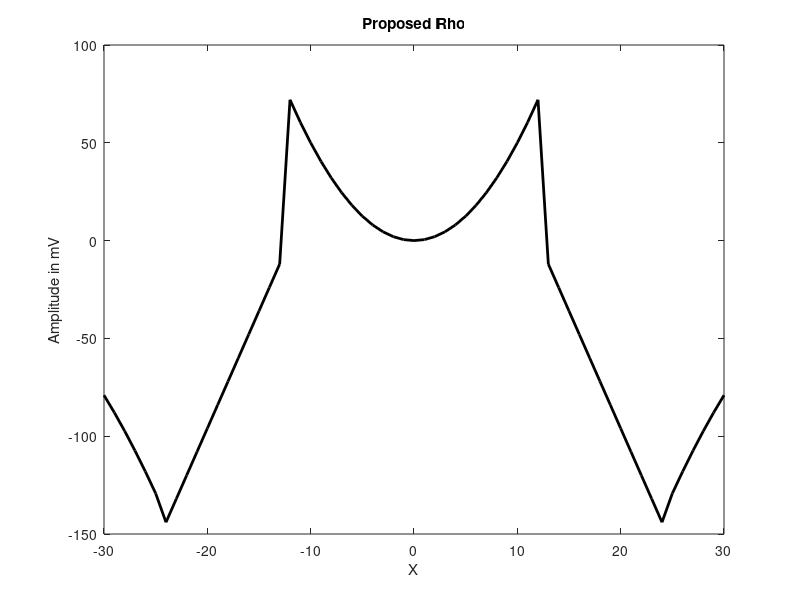
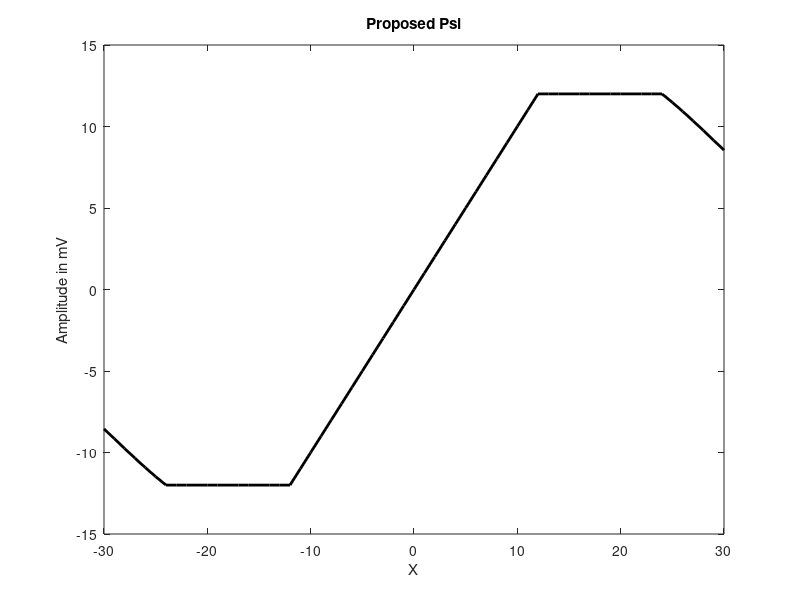
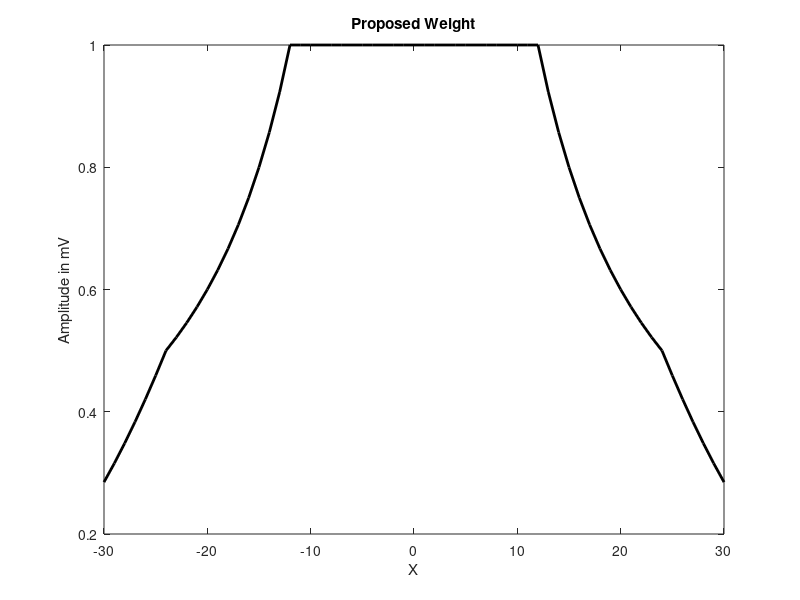

The MATLAB source for these figures, in order: (Note: this script raises an error after producing the figures.)
%%simulation parameters
x = -30:30; %input signal sample
v = 2;
k = 3;
a = k*(v^2);
b = 2*k*(v^2);
d = 3;

%Proposed Rho
for i = 1:length(x)
    if abs(x(i)) <= a
        rhox(i) = ((x(i))^2)/2;
    elseif (a < abs(x(i))) && (abs(x(i)) <= b)
        rhox(i) = (a^2)-(a*(abs(x(i))));
    elseif abs(x(i)) > b
        rhox(i) = (((-a*b)/2)*(exp(1-((x(i)^2)/(b^2)))))+d;
    end
end

%Proposed Psi
for i = 1:length(x)
    if abs(x(i)) <= a
        psix(i) = x(i);
    elseif (a < abs(x(i))) && (abs(x(i)) <= b)
        psix(i) = a*sign(x(i));
    elseif abs(x(i)) > b
        psix(i) = ((a/b)*(x(i)*(exp(1-((x(i)^2)/(b^2))))));
    end
end

%Proposed W or weight
for i = 1:length(x)
    if abs(x(i)) <= a
        wx(i) = 1;
    elseif (a < abs(x(i))) && (abs(x(i)) <= b)
        wx(i) = (a*sign(x(i)))/(x(i));
    elseif abs(x(i)) > b
        wx(i) = ((a/b)*(exp(1-((x(i)^2)/(b^2)))));
    end
end

figure;
plot(x,rhox,'k','linewidth',2);
xlabel('X');
ylabel('Amplitude in mV');
title('Proposed Rho');

figure;
plot(x,psix,'k','linewidth',2);
xlabel('X');
ylabel('Amplitude in mV');
title('Proposed Psi');

figure;
plot(x,wx,'k','linewidth',2);
xlabel('X');
ylabel('Amplitude in mV');
title('Proposed Weight');

%%Channel Estimation
X = x.*eye(length(x));  %Input Signal
H = 1:length(x);        %Channel
W = 1:length(x);        %Weight
Y = (H*X)+W;            %Output Signal

%LS method without DFT
%Channel Estimate
He = X'.*Y;

%power calculation
f2 = db(He);    %power calculation in dB
szf2 = size(f2);
for in = 1:szf2(1)
    for inn = 1:szf2(2)
        if f2(in,inn) ~= Inf
            if f2(in,inn) ~= -Inf
                if f2(in,inn) ~= 0
                    f3(inn) = f2(in,inn);
                    Htr(inn) = f3(inn);
                end
            end
        end
    end
end

sci = 0:1:(length(f3))-1;
figure;
plot(sci,Htr./10,'k','linewidth',2);
hold on;
plot(sci,f3./10.5,'r-+','linewidth',0.5);
xlabel('Sub Carrier Index');
ylabel('Power in dB');
title('Channel Estimation using LS Method without DFT');
legend('True Channel','LS Method');

%LS method with DFT
%Channel Estimate
Hew = X'.*Y;
Hewf = fft(Hew);

%power calculation
f2w = db(Hewf);    %power calculation in dB
szf2w = size(f2w);
for inw = 1:szf2w(1)
    for innw = 1:szf2w(2)
        if f2w(inw,innw) ~= Inf
            if f2w(inw,innw) ~= -Inf
                if f2w(inw,innw) ~= 0
                    f3w(innw) = f2w(inw,innw);
                    Htrw(innw) = f3w(innw);
                end
            end
        end
    end
end

sciw = 0:1:(length(f3w))-1;
figure;
plot(sciw,Htrw./10,'k','linewidth',2);
hold on;
plot(sciw,f3w./10.25,'r-+','linewidth',0.5);
xlabel('Sub Carrier Index');
ylabel('Power in dB');
title('Channel Estimation using LS Method with DFT');
legend('True Channel','LS Method');

%M-Estimation without DFT
%Channel Estimate
Hem = (X'.*(psix).*X)'.*X'.*Y;
%power calculation
f2m = db(Hem);    %power calculation in dB
szf2m = size(f2m);
for inm = 1:szf2m(1)
    for innm = 1:szf2(2)
        if f2m(inm,innm) ~= Inf
            if f2m(inm,innm) ~= -Inf
                if f2m(inm,innm) ~= 0
                    f3m(innm) = f2m(inm,innm);
                    Htrm(innm) = f3m(innm);
                end
            end
        end
    end
end

scim = 0:1:(length(f3m))-1;
figure;
plot(scim,Htrm./20,'k','linewidth',2);
hold on;
plot(scim,f3m./20.35,'r-+','linewidth',0.5);
xlabel('Sub Carrier Index');
ylabel('Power in dB');
title('Channel Estimation using M-Estimation without DFT');
legend('True Channel','M-Estimation');

%M-Estimation without DFT
%Channel Estimate
Hemw = (X'.*(psix).*X)'.*X'.*Y;
Hemwf = fft(Hemw);

%power calculation
f2wm = db(Hemwf);    %power calculation in dB
szf2wm = size(f2wm);
for inwm = 1:szf2wm(1)
    for innwm = 1:szf2wm(2)
        if f2wm(inwm,innwm) ~= Inf
            if f2wm(inwm,innwm) ~= -Inf
                if f2wm(inwm,innwm) ~= 0
                    f3wm(innwm) = f2wm(inwm,innwm);
                    Htrwm(innwm) = f3wm(innwm);
                end
            end
        end
    end
end

sciwm = 0:1:(length(f3wm))-1;
figure;
plot(sciwm,Htrwm./20,'k','linewidth',2);
hold on;
plot(sciwm,f3wm./20.2,'r-+','linewidth',0.5);
xlabel('Sub Carrier Index');
ylabel('Power in dB');
title('Channel Estimation using M-Estimation with DFT');
legend('True Channel','M-Estimation');